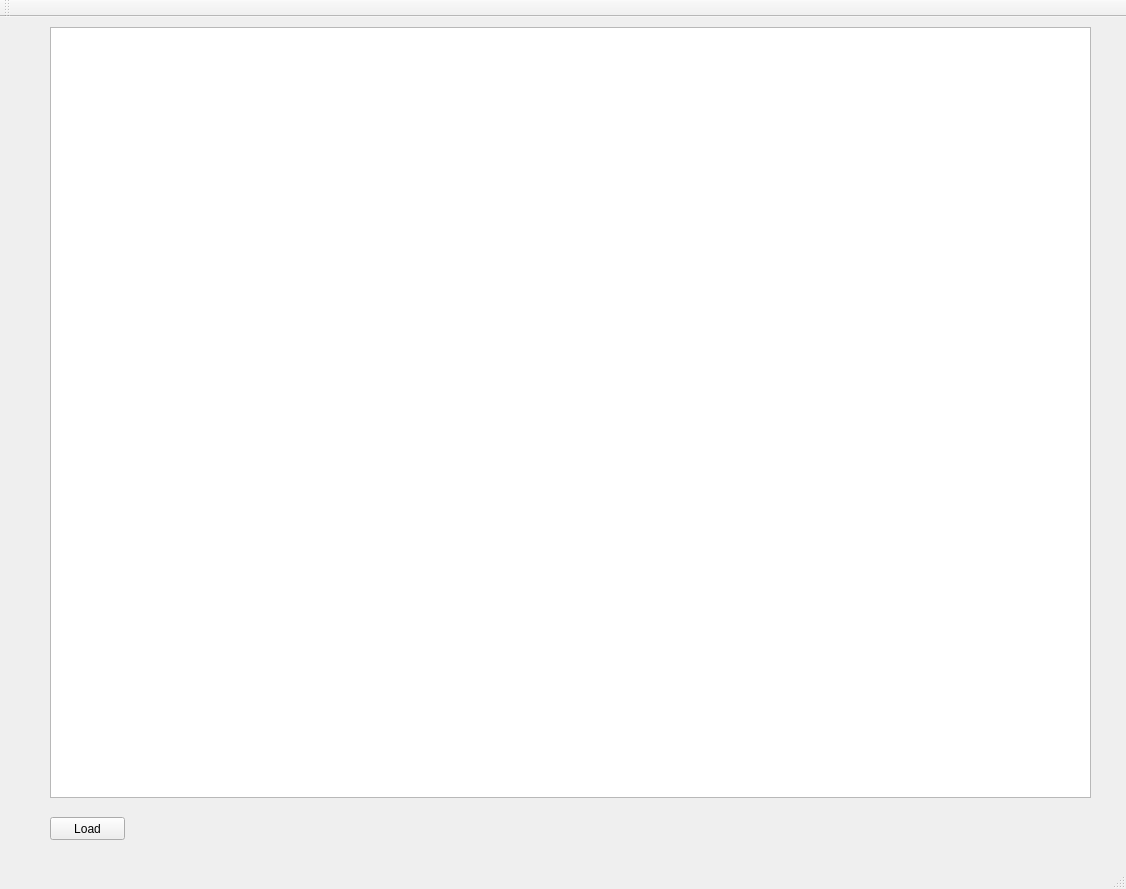
<?xml version="1.0" encoding="UTF-8"?>
<ui version="4.0">
 <class>MainWindow</class>
 <widget class="QMainWindow" name="MainWindow">
  <property name="geometry">
   <rect>
    <x>0</x>
    <y>0</y>
    <width>1126</width>
    <height>889</height>
   </rect>
  </property>
  <property name="windowTitle">
   <string>MainWindow</string>
  </property>
  <widget class="QWidget" name="centralWidget">
   <widget class="QGraphicsView" name="graphicsView">
    <property name="geometry">
     <rect>
      <x>50</x>
      <y>10</y>
      <width>1041</width>
      <height>771</height>
     </rect>
    </property>
   </widget>
   <widget class="QPushButton" name="PB_Load">
    <property name="geometry">
     <rect>
      <x>50</x>
      <y>800</y>
      <width>75</width>
      <height>23</height>
     </rect>
    </property>
    <property name="text">
     <string>Load</string>
    </property>
   </widget>
  </widget>
  <widget class="QMenuBar" name="menuBar">
   <property name="geometry">
    <rect>
     <x>0</x>
     <y>0</y>
     <width>1126</width>
     <height>21</height>
    </rect>
   </property>
  </widget>
  <widget class="QToolBar" name="mainToolBar">
   <attribute name="toolBarArea">
    <enum>TopToolBarArea</enum>
   </attribute>
   <attribute name="toolBarBreak">
    <bool>false</bool>
   </attribute>
  </widget>
  <widget class="QStatusBar" name="statusBar"/>
 </widget>
 <layoutdefault spacing="6" margin="11"/>
 <resources/>
 <connections/>
</ui>
